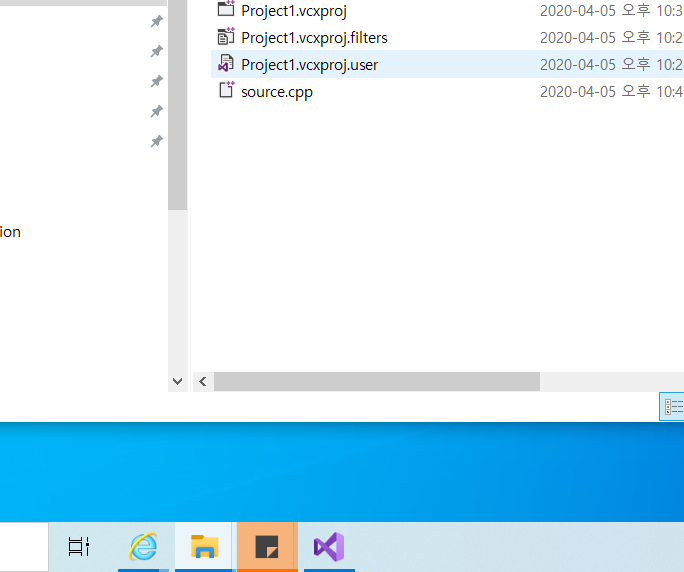
//> input picture ConsoleApplication1/image.PNG, 684 x 572 px, given in place of the camera
$ ./lab7_1   (built with g++ and OpenCV 4)
//> lines starting //> are read from the running program, lines starting //| are printed output that depends on the picture; after the words box and inside, x2 and y2 are one past the last pixel; in counts of white or black regions, pixels touching at a corner belong together
#include <opencv2/opencv.hpp>

using namespace cv;
void affine(Mat src, Mat dst)
{

	Point2f srcTri[3];
	Point2f dstTri[3];

	Mat warp_mat(2, 3, CV_32FC1);

	srcTri[0] = Point2f(0, 0);
	srcTri[1] = Point2f(src.cols - 1, 0);
	srcTri[2] = Point2f(0, src.rows - 1);

	dstTri[0] = Point2f(src.cols * 0.0, src.rows * 0.33);
	dstTri[1] = Point2f(src.cols * 0.85, src.rows * 0.25);
	dstTri[2] = Point2f(src.cols * 0.15, src.rows * 0.7);

	warp_mat = getAffineTransform(srcTri, dstTri);
	warpAffine(src, dst, warp_mat, dst.size());


}

int main(int, char**)
{
	VideoCapture cap(0);
	if (!cap.isOpened())
	{
		return -1;
	}

	Mat edges;
	namedWindow("Affine transform", 1);

	for (;;)
	{
		Mat frame,warp_dst;
		cap >> frame;
//> frame is the input picture: 572 rows x 684 cols, CV_8UC3; mean B, G, R 245.3, 231.5, 202.2
		//affine(frame,frame);
		imshow("Affine transform", frame);
		cvtColor(frame, edges, COLOR_BGR2GRAY);
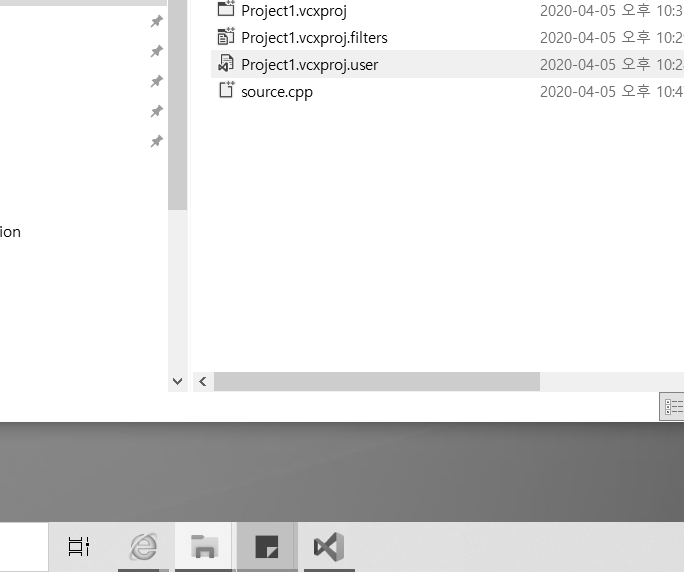
//> edges: 572 rows x 684 cols, CV_8UC1; min 0, max 255, mean 224.3
		GaussianBlur(edges, edges, Size(7, 7), 1.5, 1.5);
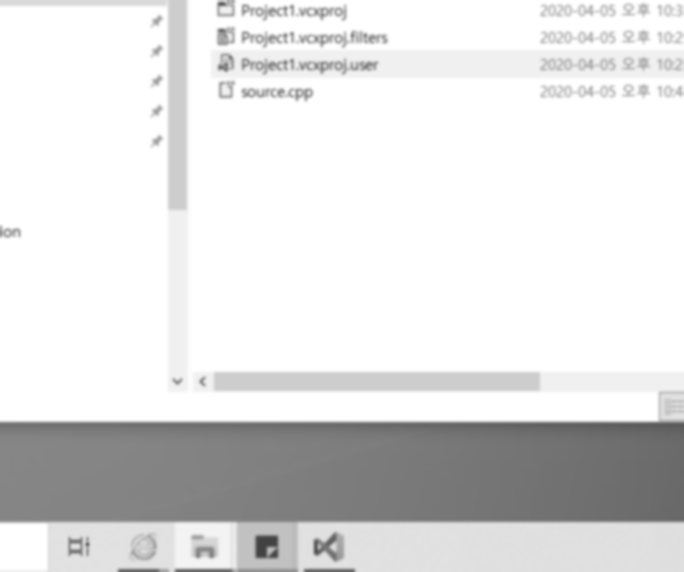
//> edges: 572 rows x 684 cols, CV_8UC1; 18.57% of pixels changed, all inside (x1, y1, x2, y2) = (0, 0, 684, 572)
		Canny(edges, edges, 0, 30, 3);
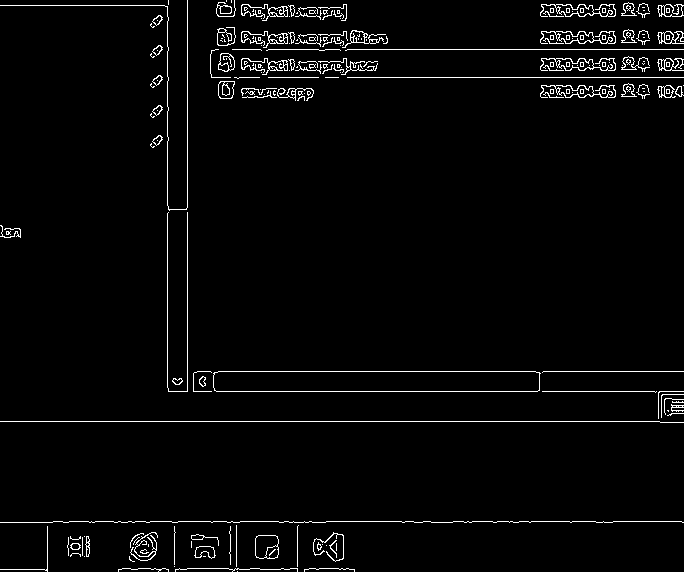
//> edges: 572 rows x 684 cols, CV_8UC1; 2.8% white in thin lines or dots
	    imshow("edges", edges);
		if (waitKey(30) >= 0) break;
//> the Esc key is pressed
	}

	return 0;
}
// [51 lines of commented-out code are left out]
